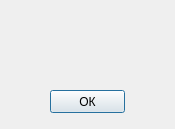
<?xml version="1.0" encoding="UTF-8"?>
<ui version="4.0">
 <class>DialogAddParam</class>
 <widget class="QDialog" name="DialogAddParam">
  <property name="geometry">
   <rect>
    <x>0</x>
    <y>0</y>
    <width>175</width>
    <height>129</height>
   </rect>
  </property>
  <property name="windowTitle">
   <string>Дополнительные параметры</string>
  </property>
  <widget class="QPushButton" name="pushButton">
   <property name="geometry">
    <rect>
     <x>50</x>
     <y>90</y>
     <width>75</width>
     <height>23</height>
    </rect>
   </property>
   <property name="text">
    <string>ОК</string>
   </property>
  </widget>
 </widget>
 <resources/>
 <connections/>
</ui>
